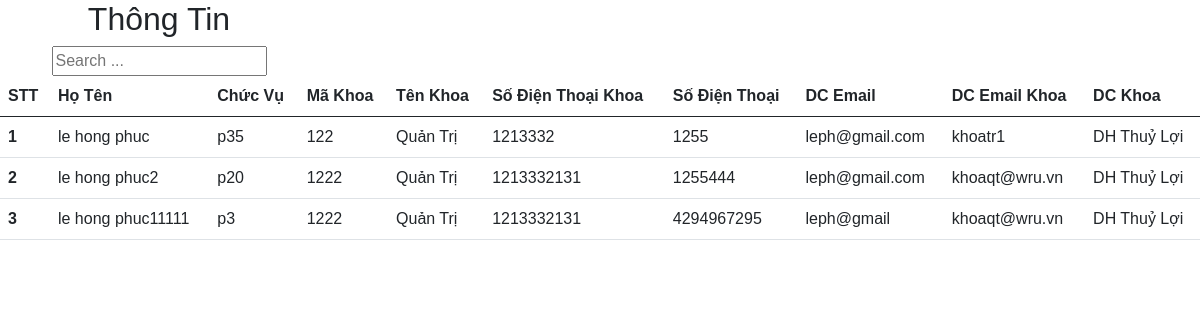
Page /thongtin.php on the committed database.
### tables this page shows
CREATE TABLE `tbl_danhba` (
  `id` int(10) UNSIGNED NOT NULL,
  `ho_ten` varchar(50) NOT NULL,
  `chuc_vu` varchar(50) NOT NULL,
  `number_phone` int(10) UNSIGNED NOT NULL,
  `address_email` varchar(50) NOT NULL,
  `ma_khoa_id` int(10) UNSIGNED NOT NULL
);

CREATE TABLE `tbl_khoa` (
  `ma_khoa` int(10) UNSIGNED NOT NULL,
  `ten_khoa` varchar(50) NOT NULL,
  `phone_khoa` varchar(50) NOT NULL,
  `address_email_khoa` varchar(50) NOT NULL,
  `address_khoa` varchar(50) NOT NULL
);

### thongtin.php (the view, shortened to what this page needs)
<!doctype html>
<html lang="en">
  <head>
    <link rel="stylesheet" href="f.css">
    <link href="https://cdn.jsdelivr.net/npm/bootstrap@5.1.0/dist/css/bootstrap.min.css" rel="stylesheet">
  </head>
  <body>
  <link rel="stylesheet" href="f.css">
  <div id="main-main" class="container-fluid">
        <main>
            <h2 class=" d-flex justify-content-center col-md-3">Thông Tin</h2>
            <form action="" class=" d-flex justify-content-center col-md-3 ">
                <input type="text" class="search" name="search" placeholder="Search ..." >
            </form>
            <div class="row main-content">
            <table class="table">
                <thead class="thead-dark">
                    <tr>
                    <th scope="col">STT</th>
                    <th scope="col">Họ Tên</th>
                    <th scope="col">Chức Vụ</th>
                    <th scope="col">Mã Khoa</th>
                    <th scope="col">Tên Khoa</th>
                    <th scope="col">Số Điện Thoại Khoa</th>
                    <th scope="col">Số Điện Thoại</th>
                    <th scope="col">DC Email</th>
                    <th scope="col">DC Email Khoa</th>
                    <th scope="col">DC Khoa</th>
                    </tr>
                </thead>
                <tbody class="danhsach">
                    <?php
                        $conn = mysqli_connect('localhost','root','','info');
                        $sql = "SELECT * FROM tbl_danhba AS DB, tbl_khoa AS K WHERE (DB.ma_khoa_id = K.ma_khoa) ";
                        $result = mysqli_query($conn,$sql);
                        if(mysqli_num_rows($result)>0){
                            $i=1;
                            while($row = mysqli_fetch_assoc($result)){
                    ?>
                                <tr>
                                    <th scope="row"><?php echo $i; ?></th>
                                    <td> <?php echo $row['ho_ten']; ?> </td>
                                    <td> <?php echo $row['chuc_vu']; ?></td>
                                    <td> <?php echo $row['ma_khoa']; ?></td>
                                    <td> <?php echo $row['ten_khoa']; ?> </td>
                                    <td> <?php echo $row['phone_khoa']; ?></td>
                                    <td> <?php echo $row['number_phone']; ?></td>
                                    <td> <?php echo $row['address_email']; ?></td>
                                    <td> <?php echo $row['address_email_khoa']; ?></td>
                                    <td> <?php echo $row['address_khoa']; ?></td>
                                </tr>
                    <?php
                            $i++;
                            }
                        }
                    ?>
                </tbody>
                </table>
            </div>
        </main>
    </div>
  </body>
</html>

### f.css (style rules this page uses)
* { box-sizing: border-box; }
body { font-family: sans-serif; }

### rows in the picture
tbl_danhba: ho_ten "le hong phuc", chuc_vu "p35", ma_khoa.ma_khoa "122", ma_khoa.ten_khoa "Quản Trị", ma_khoa.phone_khoa "1213332", number_phone "1255", address_email "leph@gmail.com", ma_khoa.address_email_khoa "khoatr1", ma_khoa.address_khoa "DH Thuỷ Lợi"
tbl_danhba: ho_ten "le hong phuc2", chuc_vu "p20", ma_khoa.ma_khoa "1222", ma_khoa.ten_khoa "Quản Trị", ma_khoa.phone_khoa "1213332131", number_phone "1255444", address_email "leph@gmail.com", ma_khoa.address_email_khoa "khoaqt@wru.vn", ma_khoa.address_khoa "DH Thuỷ Lợi"
tbl_danhba: ho_ten "le hong phuc11111", chuc_vu "p3", ma_khoa.ma_khoa "1222", ma_khoa.ten_khoa "Quản Trị", ma_khoa.phone_khoa "1213332131", number_phone "4294967295", address_email "leph@gmail", ma_khoa.address_email_khoa "khoaqt@wru.vn", ma_khoa.address_khoa "DH Thuỷ Lợi"
